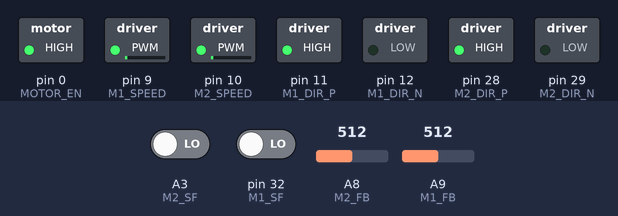
This program was run on a simulated Teensy 3. Parts: switched loads named in the program (green lamp = pin HIGH). The test bench sets the inputs (shaded band); at power-on: A8 (M2_FB) = 512, A3 (M2_SF) LOW, A9 (M1_FB) = 512, pin 32 (M1_SF) LOW. What the program prints to the serial monitor is not drawn.

Above: at 0.07 s.
At 5.2 s:
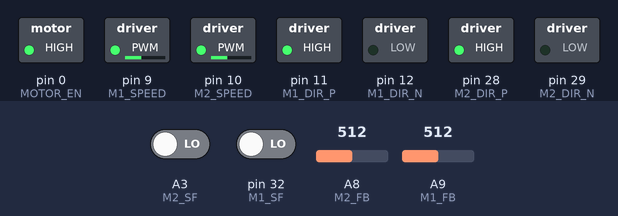
5.3 s: A8 (M2_FB) set to 0
At 7.68 s:
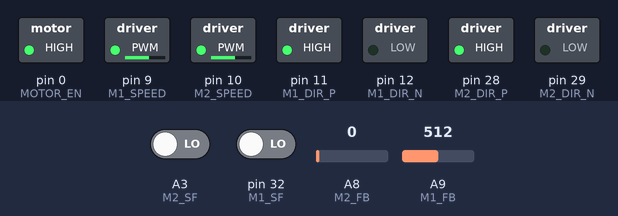
Timing chart, 0 to 37.4 s (numbered marks = the images above; inputs shaded):
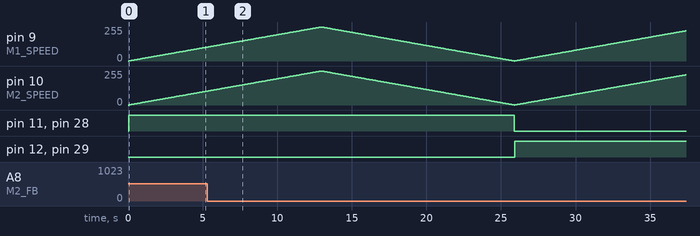

The program:

main.cpp
```cpp
#include <Arduino.h>

const int MOTOR_EN = 0;

const int M1_SPEED = 9;
const int M1_DIR_P = 11;
const int M1_DIR_N = 12;
const int M1_SF = 32;
const int M1_FB = 23;

const int M2_SPEED = 10;
const int M2_DIR_P = 28;
const int M2_DIR_N = 29;
const int M2_SF = 17;
const int M2_FB = 22;

void set_m1(int speed)
{
    if (speed == 0) {
        digitalWrite(M1_DIR_P, LOW);
        digitalWrite(M1_DIR_N, LOW);
    }
    else if (speed > 0) {
        digitalWrite(M1_DIR_P, HIGH);
        digitalWrite(M1_DIR_N, LOW);
    }
    else {
        digitalWrite(M1_DIR_P, LOW);
        digitalWrite(M1_DIR_N, HIGH);
    }
    analogWrite(M1_SPEED, abs(speed));
    Serial.print("M1 SF: ");
    Serial.println(digitalRead(M1_SF));
    Serial.print("M1 M1_FB: ");
    Serial.println(analogRead(M1_FB));
    Serial.print("M1 speed: ");
    Serial.println(speed);
}


void set_m2(int speed)
{
    if (speed == 0) {
        digitalWrite(M2_DIR_P, LOW);
        digitalWrite(M2_DIR_N, LOW);
    }
    else if (speed > 0) {
        digitalWrite(M2_DIR_P, HIGH);
        digitalWrite(M2_DIR_N, LOW);
    }
    else {
        digitalWrite(M2_DIR_P, LOW);
        digitalWrite(M2_DIR_N, HIGH);
    }
    analogWrite(M2_SPEED, abs(speed));
    Serial.print("M2 SF: ");
    Serial.println(digitalRead(M2_SF));
    Serial.print("M2 M1_FB: ");
    Serial.println(analogRead(M2_FB));
    Serial.print("M2 speed: ");
    Serial.println(speed);
}

void setup()
{
    Serial.begin(9600);
    pinMode(MOTOR_EN, OUTPUT);

    pinMode(M1_SPEED, OUTPUT);
    pinMode(M1_DIR_P, OUTPUT);
    pinMode(M1_DIR_N, OUTPUT);
    pinMode(M1_SF, INPUT);
    pinMode(M1_FB, INPUT);

    pinMode(M2_SPEED, OUTPUT);
    pinMode(M2_DIR_P, OUTPUT);
    pinMode(M2_DIR_N, OUTPUT);
    pinMode(M2_SF, INPUT);
    pinMode(M2_FB, INPUT);

    digitalWrite(MOTOR_EN, HIGH);

}

void loop()
{
    for (int value = 0; value < 255; value++) {
        set_m1(value);
        set_m2(value);
        delay(50);
    }

    for (int value = 255; value >= -255; value--) {
        set_m1(value);
        set_m2(value);
        delay(50);
    }

    for (int value = -255; value < 0; value++) {
        set_m1(value);
        set_m2(value);
        delay(50);
    }
}
```
